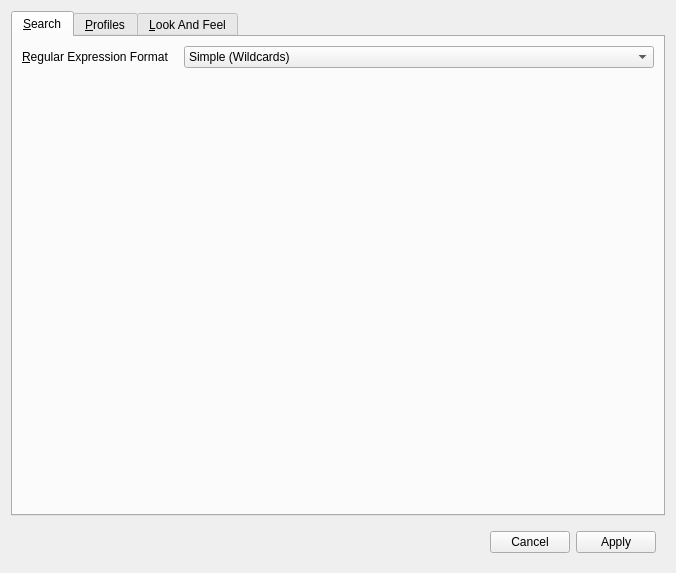
<?xml version="1.0" encoding="UTF-8"?>
<ui version="4.0">
 <class>ConfigWidget</class>
 <widget class="QWidget" name="ConfigWidget">
  <property name="geometry">
   <rect>
    <x>0</x>
    <y>0</y>
    <width>676</width>
    <height>573</height>
   </rect>
  </property>
  <property name="windowTitle">
   <string>Settings</string>
  </property>
  <layout class="QVBoxLayout" name="verticalLayout_3">
   <item>
    <widget class="QTabWidget" name="tabWidget">
     <property name="tabPosition">
      <enum>QTabWidget::North</enum>
     </property>
     <property name="tabShape">
      <enum>QTabWidget::Rounded</enum>
     </property>
     <property name="currentIndex">
      <number>0</number>
     </property>
     <widget class="QWidget" name="tab_2">
      <attribute name="title">
       <string>&amp;Search</string>
      </attribute>
      <layout class="QFormLayout" name="formLayout_2">
       <property name="horizontalSpacing">
        <number>15</number>
       </property>
       <item row="0" column="0">
        <widget class="QLabel" name="label_2">
         <property name="text">
          <string>&amp;Regular Expression Format</string>
         </property>
         <property name="buddy">
          <cstring>regexFormatBox</cstring>
         </property>
        </widget>
       </item>
       <item row="0" column="1">
        <widget class="QComboBox" name="regexFormatBox">
         <item>
          <property name="text">
           <string>Simple (Wildcards)</string>
          </property>
         </item>
         <item>
          <property name="text">
           <string>Full (Perl-like)</string>
          </property>
         </item>
        </widget>
       </item>
      </layout>
     </widget>
     <widget class="QWidget" name="tab">
      <attribute name="title">
       <string>&amp;Profiles</string>
      </attribute>
      <layout class="QVBoxLayout" name="verticalLayout">
       <item>
        <widget class="QWidget" name="widget" native="true">
         <layout class="QFormLayout" name="formLayout">
          <property name="fieldGrowthPolicy">
           <enum>QFormLayout::ExpandingFieldsGrow</enum>
          </property>
          <property name="horizontalSpacing">
           <number>15</number>
          </property>
          <item row="0" column="0">
           <widget class="QLabel" name="label">
            <property name="text">
             <string>Selected Profile</string>
            </property>
            <property name="buddy">
             <cstring>profileBox</cstring>
            </property>
           </widget>
          </item>
          <item row="0" column="1">
           <widget class="QComboBox" name="profileBox"/>
          </item>
         </layout>
        </widget>
       </item>
       <item>
        <widget class="QWidget" name="widget_3" native="true">
         <layout class="QHBoxLayout" name="horizontalLayout_2">
          <item>
           <widget class="QPushButton" name="newProfileButton">
            <property name="text">
             <string>New Profile</string>
            </property>
           </widget>
          </item>
          <item>
           <widget class="QPushButton" name="removeProfileButton">
            <property name="enabled">
             <bool>false</bool>
            </property>
            <property name="text">
             <string>Remove Profile</string>
            </property>
           </widget>
          </item>
          <item>
           <spacer name="horizontalSpacer_2">
            <property name="orientation">
             <enum>Qt::Horizontal</enum>
            </property>
            <property name="sizeHint" stdset="0">
             <size>
              <width>40</width>
              <height>20</height>
             </size>
            </property>
           </spacer>
          </item>
         </layout>
        </widget>
       </item>
       <item>
        <widget class="QGroupBox" name="groupBox">
         <property name="sizePolicy">
          <sizepolicy hsizetype="Preferred" vsizetype="Preferred">
           <horstretch>0</horstretch>
           <verstretch>1</verstretch>
          </sizepolicy>
         </property>
         <property name="title">
          <string>Profile Settings</string>
         </property>
         <property name="flat">
          <bool>false</bool>
         </property>
         <property name="checkable">
          <bool>false</bool>
         </property>
         <layout class="QVBoxLayout" name="verticalLayout_2">
          <item>
           <widget class="ProfileConfigWidget" name="profileWidget" native="true"/>
          </item>
         </layout>
        </widget>
       </item>
      </layout>
     </widget>
     <widget class="QWidget" name="tab_3">
      <attribute name="title">
       <string>&amp;Look And Feel</string>
      </attribute>
      <layout class="QVBoxLayout" name="verticalLayout_4">
       <item>
        <widget class="QCheckBox" name="compactBox">
         <property name="text">
          <string>Compact Look And Feel</string>
         </property>
        </widget>
       </item>
       <item>
        <widget class="QCheckBox" name="fileTypesInTreeBox">
         <property name="text">
          <string>Show file types in file tree</string>
         </property>
        </widget>
       </item>
       <item>
        <spacer name="verticalSpacer">
         <property name="orientation">
          <enum>Qt::Vertical</enum>
         </property>
         <property name="sizeHint" stdset="0">
          <size>
           <width>20</width>
           <height>40</height>
          </size>
         </property>
        </spacer>
       </item>
      </layout>
     </widget>
    </widget>
   </item>
   <item>
    <widget class="QWidget" name="widget_2" native="true">
     <property name="sizePolicy">
      <sizepolicy hsizetype="Preferred" vsizetype="Preferred">
       <horstretch>0</horstretch>
       <verstretch>0</verstretch>
      </sizepolicy>
     </property>
     <layout class="QHBoxLayout" name="horizontalLayout">
      <item>
       <spacer name="horizontalSpacer">
        <property name="orientation">
         <enum>Qt::Horizontal</enum>
        </property>
        <property name="sizeHint" stdset="0">
         <size>
          <width>40</width>
          <height>20</height>
         </size>
        </property>
       </spacer>
      </item>
      <item>
       <widget class="QPushButton" name="cancelButton">
        <property name="text">
         <string>Cancel</string>
        </property>
       </widget>
      </item>
      <item>
       <widget class="QPushButton" name="applyButton">
        <property name="text">
         <string>Apply</string>
        </property>
       </widget>
      </item>
     </layout>
    </widget>
   </item>
  </layout>
 </widget>
 <customwidgets>
  <customwidget>
   <class>ProfileConfigWidget</class>
   <extends>QWidget</extends>
   <header location="global">ProfileConfigWidget.h</header>
   <container>1</container>
  </customwidget>
 </customwidgets>
 <resources/>
 <connections/>
</ui>
